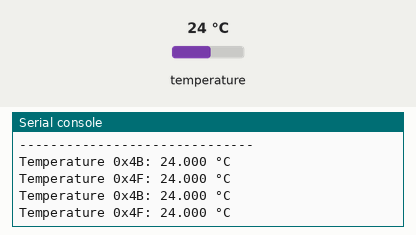
Simulated run of this program. Board: Raspberry Pi Pico running MicroPython. Shown: the last lines printed to the serial console. The inputs (shaded band) are chosen by the test bench; at power-on: temperature 24 °C.

Above: at 1.2 s.
1.3 s: temperature set to 12 °C
At 2.6 s:
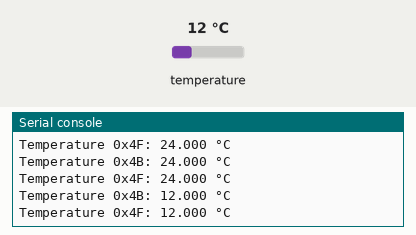
2.8 s: temperature set to 19 °C
At 3.8 s:
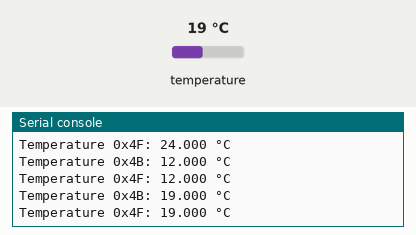
Timing chart, 0 to 5.8 s (numbered marks = the images above; inputs shaded):
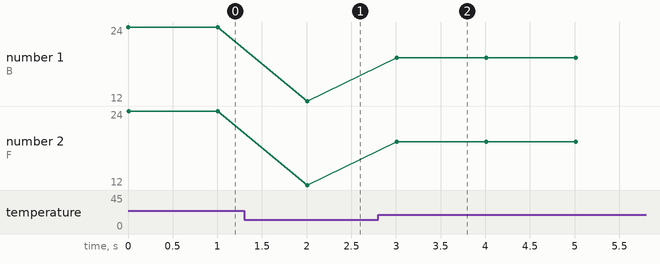

Measured:
- after the input at 1.3 s, the serial console: prints a new line after 0.71 s (image 1)
- after the input at 2.8 s, the serial console: prints a new line after 0.21 s (image 2)
- plotted number 1: 24 → 12 after the input at 1.3 s, 12 → 19 after the input at 2.8 s
- plotted number 2: 24 → 12 after the input at 1.3 s, 12 → 19 after the input at 2.8 s

The program:

lm75b_controller.py
```python
"""
Simple MicroPython program to read temperature from LM75B sensor
on Raspberry Pi Pico using I2C
SDA: GPIO16
SCL: GPIO17
"""

import time

from machine import I2C, Pin

# Temperature register address
TEMP_REG = 0x00

# Initialize I2C (I2C0 with SDA on GPIO16, SCL on GPIO17)
pin_sda = Pin(16)
pin_scl = Pin(17)
i2c = I2C(0, sda=pin_sda, scl=pin_scl, freq=400000)
# Pin(pin_scl, Pin.OPEN_DRAIN, Pin.PULL_UP)
# Pin(pin_sda, Pin.OPEN_DRAIN, Pin.PULL_UP)


def scan_i2c():
    """Scan for I2C devices"""
    print("Scanning I2C bus...")
    devices = i2c.scan()

    if len(devices) == 0:
        print("No I2C devices found!")
    else:
        print(f"Found {len(devices)} device(s):")
        for device in devices:
            print(f"  - 0x{device:02x}")

    return devices


def read_temperature(addr: int):
    """Read temperature from LM75B sensor"""
    # Read 2 bytes from temperature register
    data = i2c.readfrom_mem(addr, TEMP_REG, 2)

    # Convert to temperature (11-bit resolution)
    # Combine the two bytes and shift right by 5 bits
    temp_raw = (data[0] << 8 | data[1]) >> 5

    # Check if negative (bit 10 is sign bit)
    if temp_raw & 0x400:
        temp_raw = temp_raw - 0x800

    # Convert to Celsius (0.125°C per LSB)
    temperature = temp_raw * 0.125

    return temperature


# Main loop
print("LM75B Temperature Sensor Reader")
print("-" * 30)

# Scan for I2C devices
devices = scan_i2c()


print("\nStarting temperature readings...")
print("-" * 30)

while True:
    for addr in (0x4B, 0x4F):
        try:
            temp = read_temperature(addr=addr)
            print(f"Temperature 0x{addr:02X}: {temp:.3f} °C")
        except Exception as e:
            print(f"Temperature 0x{addr:02X}: {e}")

    time.sleep(1)
```
